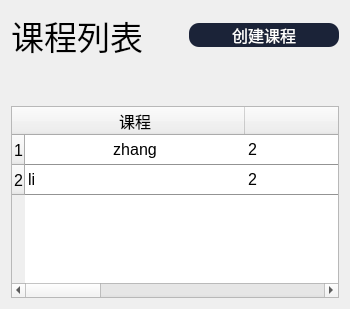
        <widget class="QWidget" name="page_3">
         <layout class="QHBoxLayout" name="horizontalLayout_38">
          <item>
           <layout class="QVBoxLayout" name="verticalLayout_32">
            <item>
             <layout class="QHBoxLayout" name="horizontalLayout_39">
              <item>
               <widget class="QLabel" name="label_43">
                <property name="font">
                 <font>
                  <pointsize>25</pointsize>
                 </font>
                </property>
                <property name="text">
                 <string>课程列表</string>
                </property>
               </widget>
              </item>
              <item>
               <spacer name="horizontalSpacer_3">
                <property name="orientation">
                 <enum>Qt::Horizontal</enum>
                </property>
                <property name="sizeHint" stdset="0">
                 <size>
                  <width>40</width>
                  <height>20</height>
                 </size>
                </property>
               </spacer>
              </item>
              <item>
               <widget class="QPushButton" name="pushButton_18">
                <property name="minimumSize">
                 <size>
                  <width>150</width>
                  <height>0</height>
                 </size>
                </property>
                <property name="maximumSize">
                 <size>
                  <width>16777215</width>
                  <height>16777215</height>
                 </size>
                </property>
                <property name="font">
                 <font>
                  <pointsize>12</pointsize>
                 </font>
                </property>
                <property name="styleSheet">
                 <string notr="true">QPushButton{
	color:rgb(255,255,255);
	border-radius:10px;
	background-color:rgb(27,35,56);
}
QPushButton:hover{
	background-color:rgb(47,60,97);	
}
QPushButton:checked{
	background-color:rgb(19,24,39);	
}</string>
                </property>
                <property name="text">
                 <string>创建课程</string>
                </property>
               </widget>
              </item>
             </layout>
            </item>
            <item>
             <spacer name="verticalSpacer_39">
              <property name="orientation">
               <enum>Qt::Vertical</enum>
              </property>
              <property name="sizeType">
               <enum>QSizePolicy::Minimum</enum>
              </property>
              <property name="sizeHint" stdset="0">
               <size>
                <width>20</width>
                <height>40</height>
               </size>
              </property>
             </spacer>
            </item>
            <item>
             <widget class="QTableWidget" name="tableWidget_2">
              <property name="font">
               <font>
                <pointsize>12</pointsize>
               </font>
              </property>
              <property name="styleSheet">
               <string notr="true">QTableWidget:item{
	border-bottom:0.5px solid rgb(147, 147, 147);
	selection-color: rgb(0, 0, 0);
}</string>
              </property>
              <property name="showGrid">
               <bool>false</bool>
              </property>
              <property name="rowCount">
               <number>2</number>
              </property>
              <attribute name="horizontalHeaderDefaultSectionSize">
               <number>220</number>
              </attribute>
              <attribute name="horizontalHeaderStretchLastSection">
               <bool>true</bool>
              </attribute>
              <attribute name="verticalHeaderVisible">
               <bool>true</bool>
              </attribute>
              <attribute name="verticalHeaderHighlightSections">
               <bool>false</bool>
              </attribute>
              <attribute name="verticalHeaderStretchLastSection">
               <bool>false</bool>
              </attribute>
              <row>
               <property name="text">
                <string>1</string>
               </property>
              </row>
              <row>
               <property name="text">
                <string>2</string>
               </property>
              </row>
              <column>
               <property name="text">
                <string>课程</string>
               </property>
              </column>
              <column>
               <property name="text">
                <string>价格</string>
               </property>
              </column>
              <column>
               <property name="text">
                <string>学习人数</string>
               </property>
              </column>
              <column>
               <property name="text">
                <string>编辑</string>
               </property>
              </column>
              <item row="0" column="0">
               <property name="text">
                <string>zhang</string>
               </property>
               <property name="textAlignment">
                <set>AlignCenter</set>
               </property>
              </item>
              <item row="0" column="1">
               <property name="text">
                <string>2</string>
               </property>
              </item>
              <item row="0" column="2">
               <property name="text">
                <string>今天</string>
               </property>
              </item>
              <item row="0" column="3">
               <property name="text">
                <string>今天</string>
               </property>
              </item>
              <item row="1" column="0">
               <property name="text">
                <string>li</string>
               </property>
              </item>
              <item row="1" column="1">
               <property name="text">
                <string>2</string>
               </property>
              </item>
              <item row="1" column="2">
               <property name="text">
                <string>明天</string>
               </property>
              </item>
              <item row="1" column="3">
               <property name="text">
                <string>明天</string>
               </property>
              </item>
             </widget>
            </item>
           </layout>
          </item>
         </layout>
        </widget>
